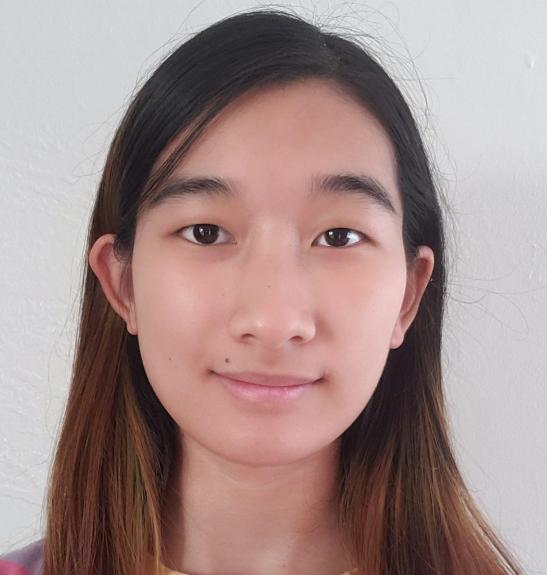
#> input picture input/me.jpg, 547 x 575 px, found by its file name
$ jupyter execute --allow-errors vanessa.ipynb   (shell and % lines are left out)
#> lines starting #> are read from the running program, lines starting #| are printed output that depends on the picture
[cell 1]
import numpy as np
import math
import matplotlib
matplotlib.use('TkAgg')
import matplotlib.pyplot as plt
import skimage.transform as sktr
import cv2
import skimage as sk
import skimage.io as skio
from scipy import interpolate

### Mark Correspondences

[cell 2]
# Align images
# [9 lines left out: function get_points, not called in this run]

[cell 3]
# [8 lines left out: function recenter, not called in this run]

[cell 4]
# [4 lines left out: function find_centers, not called in this run]

[cell 5]
# [11 lines left out: function align_image_centers, not called in this run]

[cell 6]
# [10 lines left out: function rescale_images, not called in this run]

[cell 7]
# [7 lines left out: function rotate_im1, not called in this run]

[cell 8]
# [14 lines left out: function match_img_size, not called in this run]

[cell 9]
# [7 lines left out: function align_images, not called in this run]

[cell 10]
# Correspondence
# [6 lines left out: function define_points, not called in this run]

[cell 11]
# read in the image
im = plt.imread('data/me.jpg')
#> im is the input picture: shape (575, 547, 3); mean R, G, B 164.2, 141.5, 139.1
#> (the rest of this cell did not finish here and is left out)

#> (a cell that did not finish here is left out)

#> (a cell that did not finish here is left out)

### Computing the Mid-point Face

[cell 14]
# Computing the average shape
def get_avg_shape(points_i, points_t, t):
    avg_shape = (1-t) * points_i + t * points_t
    return avg_shape

[cell 15]
from scipy.spatial import Delaunay
import matplotlib
from skimage.draw import polygon
from scipy import interpolate

[cell 16]
points_im = np.array([(213.32826490066236, 269.3977483443707), (327.24614569536425, 225.58317880794687), (434.1536953642385, 267.6451655629138), (195.80243708609282, 378.0578807947019), (222.09117880794713, 358.7794701986754), (276.42124503311265, 367.5423841059602), (367.55554966887416, 364.03721854304627), (423.6381986754968, 343.0062251655628), (446.4217748344372, 365.7898013245032), (208.0705165562914, 414.86211920529786), (241.36958940397358, 404.3466225165562), (272.9160794701987, 420.1198675496687), (367.55554966887416, 414.86211920529786), (400.85462251655645, 397.3362913907283), (428.89594701986766, 404.3466225165562), (325.49356291390745, 495.48092715231775), (285.1841589403974, 518.2645033112582), (330.7513112582783, 527.027417218543), (364.05038410596035, 509.5015894039734), (260.648, 553.3161589403973), (325.49356291390745, 544.5532450331125), (325.49356291390745, 560.326490066225), (327.24614569536425, 572.5945695364237), (388.58654304635775, 548.0584105960263), (178.27660927152328, 458.6766887417217), (202.81276821192057, 560.326490066225), (334.2564768211921, 646.2030463576158), (456.9372715231789, 539.2954966887417), (476.21568211920544, 421.8724503311257), (243.1221721854305, 674.2443708609271), (346.5245562913908, 798.6777483443707), (442.91660927152316, 681.2547019867549), (4.7709139072848075, 59.08781456953625), (640.9584635761589, 45.06715231788064), (-0.48683443708603136, 693.5227814569535), (640.9584635761589, 712.80119205298)])
#> points_im = 36 pairs, first value -0.487 to 641, second value 45.07 to 798.7
points_target = np.array([(200.96849139290362, 265.55300188127296), (317.8792885960049, 238.5735871420958), (427.59557520199235, 258.3584912841591), (181.18358725084022, 380.6651714350959), (208.1630019900175, 353.6857566959187), (276.51085266259986, 366.2761502408681), (352.0532139322961, 362.6788949423111), (440.18596874694174, 353.6857566959187), (461.7695005382835, 368.0747778901465), (208.1630019900175, 416.63772442066556), (238.73967202775168, 404.04733087571617), (278.30948031187836, 422.03360736850107), (361.0463521786886, 422.03360736850107), (400.6161604628152, 398.6514479278808), (429.39420285127096, 409.4432138235517), (319.6779162452834, 492.18008569036186), (280.10810796115686, 513.7636174817037), (323.27517154384043, 524.5553833773745), (368.2408627758025, 519.1595004295391), (267.51771441620747, 576.7155852064506), (323.27517154384043, 560.5279363629443), (321.4765438945619, 574.916957557172), (325.07379919311893, 601.8963722963493), (386.2271392685874, 578.514212855729), (152.40554486238455, 443.61713915984285), (186.57947019867572, 562.3265640122227), (335.8655650887898, 677.4387335660456), (483.35303232962553, 540.7430322208809), (501.3393088224103, 423.83223501777945), (197.3712360943466, 722.4044247980077), (312.48340564816954, 815.9330625604888), (456.37361759044813, 726.0016800965647), (3.119449972270445, 4.751992735892941), (638.035010167575, 4.751992735892941), (6.716705270827333, 740.3907012907925), (636.2363825182964, 814.1344349112103)])

[cell 17]
avg_points = get_avg_shape(points_im, points_target, 0.5)
#> in get_avg_shape, `avg_shape = (1-t) * points_i + t * points_t`: avg_shape = 36 pairs, first value 3.11 to 639.5, second value 24.91 to 807.3
#> avg_points has the same summary as avg_shape in get_avg_shape

[cell 18]
tri = Delaunay(avg_points)

[cell 19]
plt.triplot(avg_points[:,0], avg_points[:,1], tri.simplices)
plt.show()
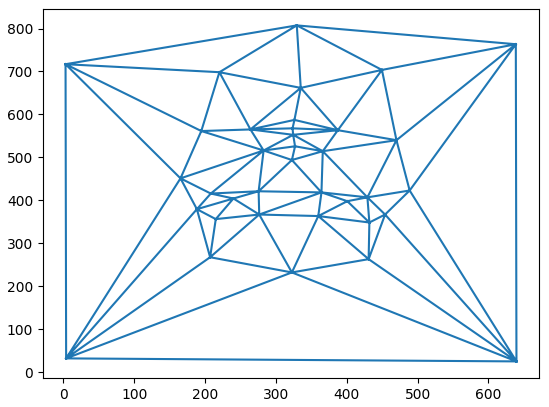
#> figure drawn by matplotlib, 1 panel

[cell 20]
# Affine transformation
# [7 lines left out: function compute_affine, not called in this run]

[cell 21]
# Warp images to shape
# [32 lines left out: function warp_image_to, not called in this run]

[cell 22]
# Find mid-way shape
# [7 lines left out: function find_mid_shape, not called in this run]

[cell 23]
imaname = 'aligned_im.png'
#> (the rest of this cell did not finish here and is left out)

[cell 24]
tri_indices = tri.simplices.copy()
#> tri_indices = 65 rows, first 8: [32, 24, 34], [1, 32, 33], [35, 28, 33], [1, 0, 32], [5, 1, 6], [5, 0, 1], [28, 8, 33], [1, 2, 6]

[cell 25]
points_a = points_im.copy()
#> points_a has the same summary as points_im
points_b = points_target.copy()

#> (the rest of this cell did not finish here and is left out)

#> (a cell that did not finish here is left out)

#> (a cell that did not finish here is left out)

[cell 28]
# Save midpoint face
fname = './midpoint_me_psj.png'
#> (the rest of this cell did not finish here and is left out)

### Morph Sequence

[cell 29]
# [6 lines left out: function find_mid_shape_dissolve, not called in this run]

[cell 30]
# [4 lines left out: function morph, not called in this run]

#> (a cell that did not finish here is left out)

#> (a cell that did not finish here is left out)

### Mean Face of Population

[cell 33]
import glob

[cell 34]
# Store points
points = []
#> points = []

# Iterate though each .asf file
asf_files = sorted(glob.glob('dane_imgs/*.asf'))
for asf in asf_files:
    file = open(asf, 'r')
    points_file = [(0, 0), (639, 479), (639, 0), (0, 479)]
    for i, line in enumerate(file):
        if i >= 16 and i <= 73:
            values = line.split()
            x = float(values[2])
            y = float(values[3])
            points_file.append((x*640, y*480))
    points.append(points_file)

[cell 35]
# Convert lists to np.arrays
points = np.array(points)
#> points = empty array

#> (a cell that did not finish here is left out)

[cell 37]
# Get triangular indices
tri = Delaunay(avg_points)
tri_indices = tri.simplices.copy()

[cell 38]
plt.triplot(avg_points[:,0], avg_points[:,1], tri.simplices)
plt.show()

[cell 39]
# Iterate through all the images
jpg_files = sorted(glob.glob('dane_imgs/*.jpg'))

all_jpgs = np.zeros((len(points), 480, 640, 3))
#> all_jpgs = empty array

for i in range(len(jpg_files)):
    jpg_name = jpg_files[i]
    dane_im = skio.imread(jpg_name)
    dane_im = sk.img_as_float(dane_im)
    all_jpgs[i] = warp_image_to(dane_im, points[i], avg_points, tri_indices)

[cell 40]
# Save some warped faces
for i in range(0, len(jpg_files), 10):
    fname = './warped_dane' + str(i+1) +'.png'
    skio.imsave(fname, all_jpgs[i])
